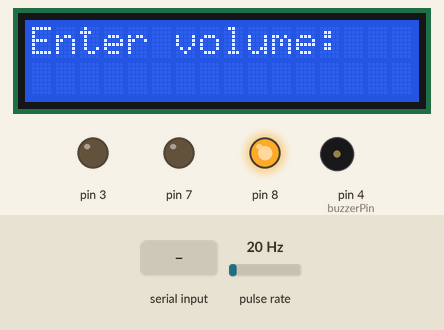
Recording of a sketch running on a simulated Arduino Uno, built with avr-gcc and run on an emulated ATmega328P. Shown: 16×2 character LCD, output pins drawn as LEDs (lit = HIGH), buzzer (waves = sounding, pin HIGH). Wiring (inferred from the names in the program): pulse sensor: data pin 2. The inputs (shaded band) are chosen by the test bench; at power-on: pulse rate 20 Hz. What the sketch prints to the serial monitor is not drawn.

Above: at 0.8 s.
0.9 s: "90,45\n" received over Serial
At 1.07 s:
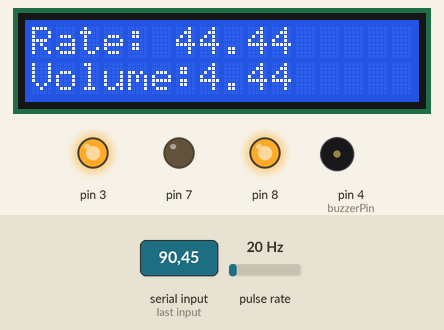
2.7 s: pulse rate (sensor on pin 2) set to 4 Hz
At 2.91 s:
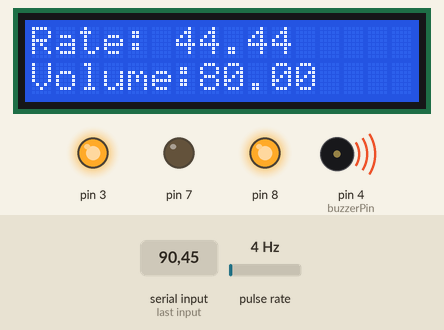
At 5.4 s:
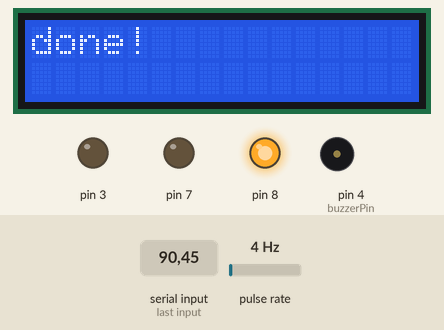
Timing chart, 0 to 6.9 s (numbered marks = the images above; inputs shaded):
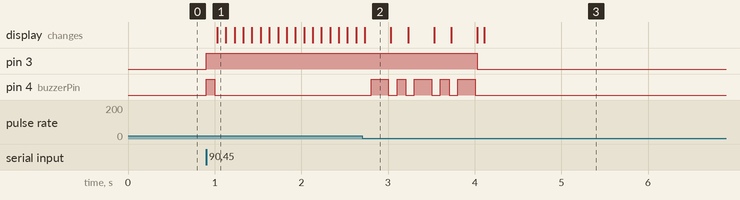

Measured:
- after the input at 0.9 s, pin 3: LOW → HIGH at once; pin 4 (buzzerPin): LOW → HIGH at once, → LOW 0.10 s later; the display: changes after 0.13 s (image 1)
- after the input at 2.7 s, pin 3: HIGH → LOW after 1.3 s instead of 0.33 s; pin 4 (buzzerPin): LOW → HIGH after 0.10 s, then repeats every 0.50 s: LOW 0.10 s, HIGH 0.10 s, LOW 0.10 s, HIGH 0.20 s, until it stays LOW from 4.0 s

The sketch:

InfusionPumpArduinoCode.ino
```cpp
#include <Wire.h>
#include <LiquidCrystal_I2C.h>
#define buzzerPin 4
LiquidCrystal_I2C lcd(0x27,  16, 2);
volatile int flow_pulses;
float vol = 0.0;
float l_second;
unsigned char flowsensor = 2; // Sensor Input
unsigned long currentTime = 0;
unsigned long lastPrintTime = 0;
unsigned long lastRecordedFlowPulses = 0;
unsigned long lastErrorTime = 0;
int valuetobewritten = 0;
bool error = false;
bool finished = false;
void flow ()
{
   flow_pulses++;
}

void PrintReadings(){
          Serial.print("Rate: ");
        Serial.print(l_second);
        Serial.println(" mL/s");
        Serial.print("Vol:");
        Serial.print(vol);
        Serial.println(" mL");
        //If there the tube is not clogged or the water has not ran out, print the rate and the volume
        if(!error){
        lcd.clear();
        lcd.setCursor(0,0);
        lcd.print("Rate:");
        lcd.setCursor(6, 0);
        lcd.print(l_second);

        lcd.setCursor(0,1);
        lcd.print("Volume:");
        lcd.setCursor(7, 1);
        lcd.print(vol);
        }
}

void UpdateFlowSensorReadings(){
   // Every second, calculate and print litres/hour
   if(millis() - currentTime >= 100)
   {
    currentTime = millis(); // Updates cloopTime
      //For every liter, 450 pulses. We use the delta pulses because we want to calculate the instantanous flow rate at each 100 milliseconds
      unsigned long deltaFlowPulses = (flow_pulses - lastRecordedFlowPulses) * 1000;
      l_second = (deltaFlowPulses / 450.0) / 0.1; //L/second
          //If the flow rate is 0 or larger than 115 (air is being pumped in, water ran out) output an error message
          if((l_second <= 2 || l_second >= 115) && finished == false)
          {
          analogWrite(3, 0);
          //lcd.clear();
          //lcd.setCursor(5,0);
          //lcd.print("ERROR");
          //lcd.setCursor(0,1);
          //lcd.print("Source Empty!");
          digitalWrite(buzzerPin, HIGH);
          error = true;
          }
          else if(finished == false){
            //If no errors exist, add the calculated instantanous volume to the total volume
            error = false;
            vol = vol + (deltaFlowPulses / 450.0);
            digitalWrite(buzzerPin, LOW);
            error = false;


            PrintReadings();
          }
          else if(finished == true){
            lcd.clear();
            lcd.setCursor(0,0);
            lcd.print("done!");
          }
      lastRecordedFlowPulses = flow_pulses;
   }
}


void setup() {
  // put your setup code here, to run once:
  pinMode(3, OUTPUT);
  pinMode(7, OUTPUT);
  pinMode(8, OUTPUT);
  pinMode(buzzerPin, OUTPUT);
  digitalWrite(8, HIGH);
  digitalWrite(7, LOW);
  pinMode(flowsensor, INPUT);
   digitalWrite(flowsensor, HIGH);
  attachInterrupt(digitalPinToInterrupt(flowsensor), flow, RISING); // Setup Interrupt
    lcd.init();
    lcd.backlight();
   currentTime = millis();
   Serial.begin(9600);
   lcd.setCursor(0,0);
   lcd.print("Enter volume:");
   Serial.write("Please enter a required volume in mL: ");
  while(valuetobewritten < 1){
      if(Serial.available()){
        valuetobewritten = Serial.parseFloat();
      }
    }


}

//( PULSATING )//
void loop() {
  //Take input value from serial monitor

    //Update the measured flowrates and the total volume
      UpdateFlowSensorReadings();
      //When we reach desired volume, stop the pump and print done
      if(vol >= valuetobewritten){
        analogWrite(3, 0);
        finished = true;
      }
      else{

        //Keep the pump working otherwise
           analogWrite(3, 255);
      }

}
```
